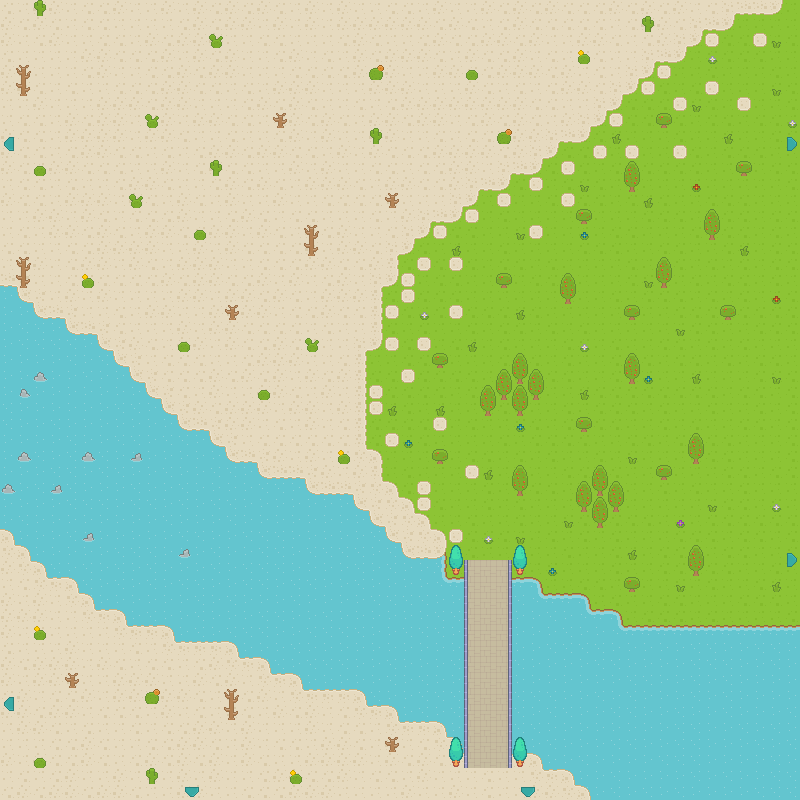

The image is a tile-based game level rendered from a .tmx file. Its description and source (layers, tilesets, objects; grid data summarised) follow:
An orthogonal 50x50 tile map with 16x16 px tiles, 4 tile layers (Ground Terrain, Ground Overlay, Deco0, Above0), 5 hidden layers not drawn.

<map version="1.4" tiledversion="1.4.3" orientation="orthogonal" renderorder="right-down" width="50" height="50" tilewidth="16" tileheight="16" infinite="0" nextlayerid="11" nextobjectid="1">
 <editorsettings>
  <export target="The Outskirts.json" format="json" />
 </editorsettings>
 <tileset firstgid="1" source="roguelikeSheet.tsx" />
 <layer id="1" name="Ground Terrain" width="50" height="50">
  <data>[2500 cells, 2500 non-empty, 12 distinct tile ids]</data>
 </layer>
 <layer id="5" name="Ground Overlay" width="50" height="50">
  <data>[2500 cells, 1176 non-empty, 13 distinct tile ids]</data>
 </layer>
 <layer id="3" name="Deco0" width="50" height="50">
  <data>[2500 cells, 158 non-empty, 26 distinct tile ids]</data>
 </layer>
 <layer id="4" name="Above0" width="50" height="50">
  <data>[2500 cells, 23 non-empty, 3 distinct tile ids]</data>
 </layer>
 <layer id="6" name="Collision" width="50" height="50" visible="0">
  <data>[2500 cells, 675 non-empty, 4 distinct tile ids]</data>
 </layer>
 <layer id="9" name="WayPoint:wanderingtrader:waypoint:" width="50" height="50" visible="0">
  <data>[2500 cells, 11 non-empty, 1 distinct tile ids]</data>
 </layer>
 <layer id="7" name="The River:32:-1:right:" width="50" height="50" visible="0">
  <data>[2500 cells, 4 non-empty, 2 distinct tile ids]</data>
 </layer>
 <layer id="8" name="Deserted Town:3168:-1:left:" width="50" height="50" visible="0">
  <data>[2500 cells, 4 non-empty, 2 distinct tile ids]</data>
 </layer>
 <layer id="10" name="The Sandy Beach:-1:32:down:" width="50" height="50" visible="0">
  <data>[2500 cells, 4 non-empty, 2 distinct tile ids]</data>
 </layer>
</map>
